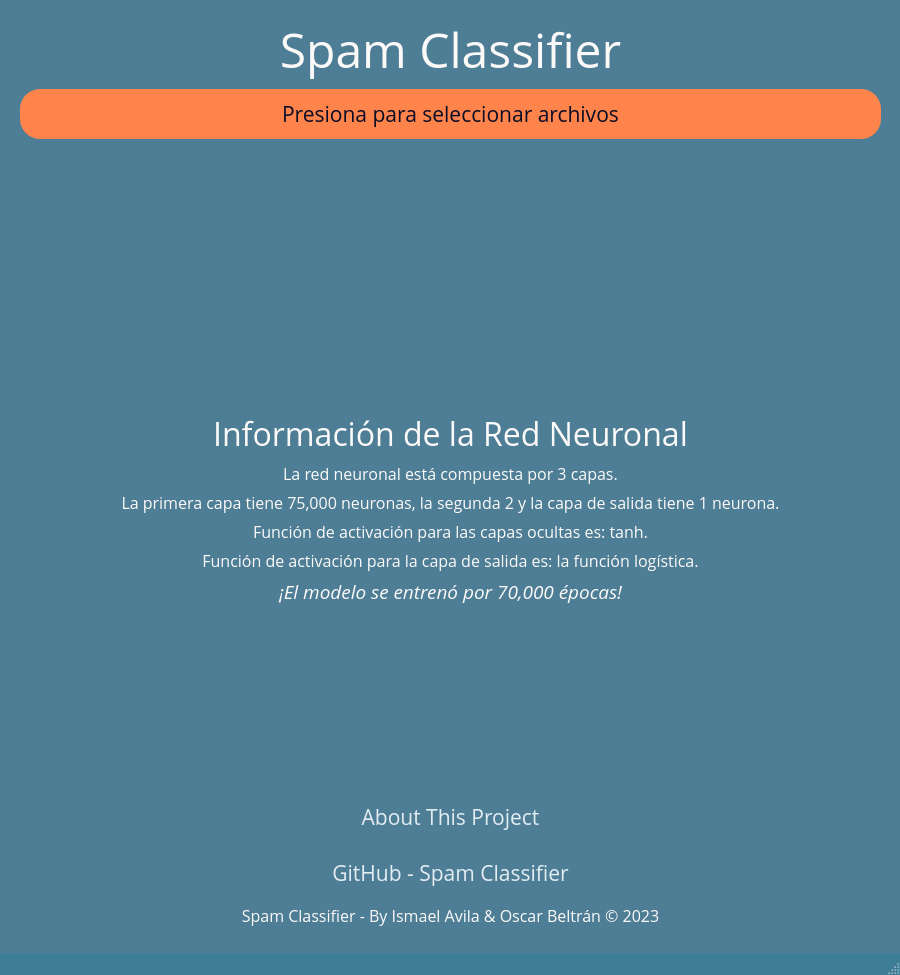
<?xml version="1.0" encoding="UTF-8"?>
<ui version="4.0">
 <class>MainWindow</class>
 <widget class="QMainWindow" name="MainWindow">
  <property name="geometry">
   <rect>
    <x>0</x>
    <y>0</y>
    <width>900</width>
    <height>975</height>
   </rect>
  </property>
  <property name="sizePolicy">
   <sizepolicy hsizetype="Fixed" vsizetype="Fixed">
    <horstretch>0</horstretch>
    <verstretch>0</verstretch>
   </sizepolicy>
  </property>
  <property name="minimumSize">
   <size>
    <width>900</width>
    <height>975</height>
   </size>
  </property>
  <property name="maximumSize">
   <size>
    <width>900</width>
    <height>975</height>
   </size>
  </property>
  <property name="windowTitle">
   <string>Spam Classifier</string>
  </property>
  <property name="windowIcon">
   <iconset>
    <normaloff>images/icon.png</normaloff>images/icon.png</iconset>
  </property>
  <property name="styleSheet">
   <string notr="true">QMainWindow {
background: #3E7D96;
}</string>
  </property>
  <property name="locale">
   <locale language="English" country="UnitedStates"/>
  </property>
  <widget class="QWidget" name="centralwidget">
   <property name="styleSheet">
    <string notr="true">QWidget {
background: #4E7D96;

}</string>
   </property>
   <widget class="QWidget" name="gridLayoutWidget">
    <property name="geometry">
     <rect>
      <x>20</x>
      <y>16</y>
      <width>861</width>
      <height>911</height>
     </rect>
    </property>
    <property name="font">
     <font>
      <family>Open Sans</family>
     </font>
    </property>
    <layout class="QGridLayout" name="gridLayout">
     <item row="0" column="0">
      <widget class="QLabel" name="label">
       <property name="font">
        <font>
         <family>Open Sans</family>
         <pointsize>36</pointsize>
         <italic>false</italic>
        </font>
       </property>
       <property name="styleSheet">
        <string notr="true">QLabel {
color: #FCFAF8;
margin: 0;
padding: 0;
}</string>
       </property>
       <property name="text">
        <string>Spam Classifier</string>
       </property>
       <property name="alignment">
        <set>Qt::AlignCenter</set>
       </property>
      </widget>
     </item>
     <item row="12" column="0">
      <spacer name="verticalSpacer_2">
       <property name="orientation">
        <enum>Qt::Vertical</enum>
       </property>
       <property name="sizeHint" stdset="0">
        <size>
         <width>20</width>
         <height>40</height>
        </size>
       </property>
      </spacer>
     </item>
     <item row="9" column="0">
      <widget class="QLabel" name="label_8">
       <property name="font">
        <font>
         <family>Open Sans</family>
         <pointsize>12</pointsize>
        </font>
       </property>
       <property name="styleSheet">
        <string notr="true">QLabel {
color: #FCFAF8;
}</string>
       </property>
       <property name="text">
        <string>Función de activación para las capas ocultas es: tanh.</string>
       </property>
       <property name="alignment">
        <set>Qt::AlignCenter</set>
       </property>
      </widget>
     </item>
     <item row="3" column="0">
      <widget class="QLabel" name="labelAmountOfHam">
       <property name="font">
        <font>
         <family>Open Sans</family>
         <pointsize>14</pointsize>
        </font>
       </property>
       <property name="styleSheet">
        <string notr="true">QLabel {
color: #FCFAF8;
}</string>
       </property>
       <property name="text">
        <string/>
       </property>
       <property name="alignment">
        <set>Qt::AlignCenter</set>
       </property>
      </widget>
     </item>
     <item row="16" column="0">
      <widget class="QLabel" name="label_2">
       <property name="font">
        <font>
         <family>Open Sans</family>
         <pointsize>12</pointsize>
        </font>
       </property>
       <property name="styleSheet">
        <string notr="true">QLabel {
color: #FCFAF8;
}</string>
       </property>
       <property name="text">
        <string>Spam Classifier - By Ismael Avila &amp; Oscar Beltrán © 2023</string>
       </property>
       <property name="alignment">
        <set>Qt::AlignCenter</set>
       </property>
      </widget>
     </item>
     <item row="11" column="0">
      <widget class="QLabel" name="label_3">
       <property name="font">
        <font>
         <family>Open Sans</family>
         <pointsize>14</pointsize>
         <italic>true</italic>
        </font>
       </property>
       <property name="styleSheet">
        <string notr="true">QLabel {
color: #FCFAF8;
}</string>
       </property>
       <property name="text">
        <string>¡El modelo se entrenó por 70,000 épocas!</string>
       </property>
       <property name="alignment">
        <set>Qt::AlignCenter</set>
       </property>
      </widget>
     </item>
     <item row="6" column="0">
      <widget class="QLabel" name="label_5">
       <property name="font">
        <font>
         <family>Open Sans</family>
         <pointsize>24</pointsize>
         <italic>false</italic>
        </font>
       </property>
       <property name="styleSheet">
        <string notr="true">QLabel {
color: #FCFAF8;
}</string>
       </property>
       <property name="text">
        <string>Información de la Red Neuronal</string>
       </property>
       <property name="alignment">
        <set>Qt::AlignCenter</set>
       </property>
      </widget>
     </item>
     <item row="5" column="0">
      <spacer name="verticalSpacer">
       <property name="orientation">
        <enum>Qt::Vertical</enum>
       </property>
       <property name="sizeHint" stdset="0">
        <size>
         <width>20</width>
         <height>40</height>
        </size>
       </property>
      </spacer>
     </item>
     <item row="1" column="0">
      <widget class="QPushButton" name="pushButtonSelectFiles">
       <property name="font">
        <font>
         <family>Open Sans</family>
         <pointsize>16</pointsize>
        </font>
       </property>
       <property name="cursor">
        <cursorShape>PointingHandCursor</cursorShape>
       </property>
       <property name="styleSheet">
        <string notr="true">QPushButton#pushButtonSelectFiles {
margin: 0px;
background: #FF844B;
color: #0A0D25;
padding: 10px;
border-radius: 20px;
}

QPushButton#pushButtonSelectFiles:hover {
background: #FFA47A;
cursor: pointer;
}</string>
       </property>
       <property name="text">
        <string>Presiona para seleccionar archivos</string>
       </property>
      </widget>
     </item>
     <item row="10" column="0">
      <widget class="QLabel" name="label_9">
       <property name="font">
        <font>
         <family>Open Sans</family>
         <pointsize>12</pointsize>
        </font>
       </property>
       <property name="styleSheet">
        <string notr="true">QLabel {
color: #FCFAF8;
}</string>
       </property>
       <property name="text">
        <string>Función de activación para la capa de salida es: la función logística.</string>
       </property>
       <property name="alignment">
        <set>Qt::AlignCenter</set>
       </property>
      </widget>
     </item>
     <item row="14" column="0">
      <widget class="QPushButton" name="pushButtonAboutUs">
       <property name="font">
        <font>
         <family>Open Sans</family>
         <pointsize>16</pointsize>
         <underline>false</underline>
         <strikeout>false</strikeout>
        </font>
       </property>
       <property name="cursor">
        <cursorShape>PointingHandCursor</cursorShape>
       </property>
       <property name="styleSheet">
        <string notr="true">QPushButton#pushButtonAboutUs {
color: #E3EDF2;
background: #4E7D96;
border: none;
padding: 10px;
border-radius: 20px;
text-decoration: none;
}

QPushButton#pushButtonAboutUs:hover {
color: #E3EDF2;
background: #55859E;
cursor: pointer;
text-decoration: underline;
}</string>
       </property>
       <property name="text">
        <string>About This Project</string>
       </property>
      </widget>
     </item>
     <item row="4" column="0">
      <widget class="QLabel" name="labelAmountOfSpam">
       <property name="font">
        <font>
         <family>Open Sans</family>
         <pointsize>14</pointsize>
        </font>
       </property>
       <property name="styleSheet">
        <string notr="true">QLabel {
color: #FCFAF8;
}</string>
       </property>
       <property name="text">
        <string/>
       </property>
       <property name="alignment">
        <set>Qt::AlignCenter</set>
       </property>
      </widget>
     </item>
     <item row="15" column="0">
      <widget class="QPushButton" name="pushButtonGitHub">
       <property name="font">
        <font>
         <family>Open Sans</family>
         <pointsize>16</pointsize>
         <underline>false</underline>
         <strikeout>false</strikeout>
        </font>
       </property>
       <property name="cursor">
        <cursorShape>PointingHandCursor</cursorShape>
       </property>
       <property name="styleSheet">
        <string notr="true">QPushButton#pushButtonGitHub {
color: #E3EDF2;
background: #4E7D96;
border: none;
padding: 10px;
border-radius: 20px;
text-decoration: none;
}

QPushButton#pushButtonGitHub:hover {
color: #E3EDF2;
background: #55859E;
cursor: pointer;
text-decoration: underline;
}</string>
       </property>
       <property name="text">
        <string>GitHub - Spam Classifier</string>
       </property>
      </widget>
     </item>
     <item row="7" column="0">
      <widget class="QLabel" name="label_6">
       <property name="font">
        <font>
         <family>Open Sans</family>
         <pointsize>12</pointsize>
        </font>
       </property>
       <property name="styleSheet">
        <string notr="true">QLabel {
color: #FCFAF8;
}</string>
       </property>
       <property name="text">
        <string>La red neuronal está compuesta por 3 capas.</string>
       </property>
       <property name="alignment">
        <set>Qt::AlignCenter</set>
       </property>
      </widget>
     </item>
     <item row="8" column="0">
      <widget class="QLabel" name="label_7">
       <property name="font">
        <font>
         <family>Open Sans</family>
         <pointsize>12</pointsize>
        </font>
       </property>
       <property name="styleSheet">
        <string notr="true">QLabel {
color: #FCFAF8;
}</string>
       </property>
       <property name="text">
        <string>La primera capa tiene 75,000 neuronas, la segunda 2 y la capa de salida tiene 1 neurona.</string>
       </property>
       <property name="alignment">
        <set>Qt::AlignCenter</set>
       </property>
      </widget>
     </item>
     <item row="2" column="0">
      <spacer name="horizontalSpacer">
       <property name="orientation">
        <enum>Qt::Horizontal</enum>
       </property>
       <property name="sizeHint" stdset="0">
        <size>
         <width>40</width>
         <height>20</height>
        </size>
       </property>
      </spacer>
     </item>
    </layout>
   </widget>
  </widget>
  <widget class="QMenuBar" name="menubar">
   <property name="geometry">
    <rect>
     <x>0</x>
     <y>0</y>
     <width>900</width>
     <height>20</height>
    </rect>
   </property>
  </widget>
  <widget class="QStatusBar" name="statusbar"/>
 </widget>
 <resources/>
 <connections/>
</ui>
